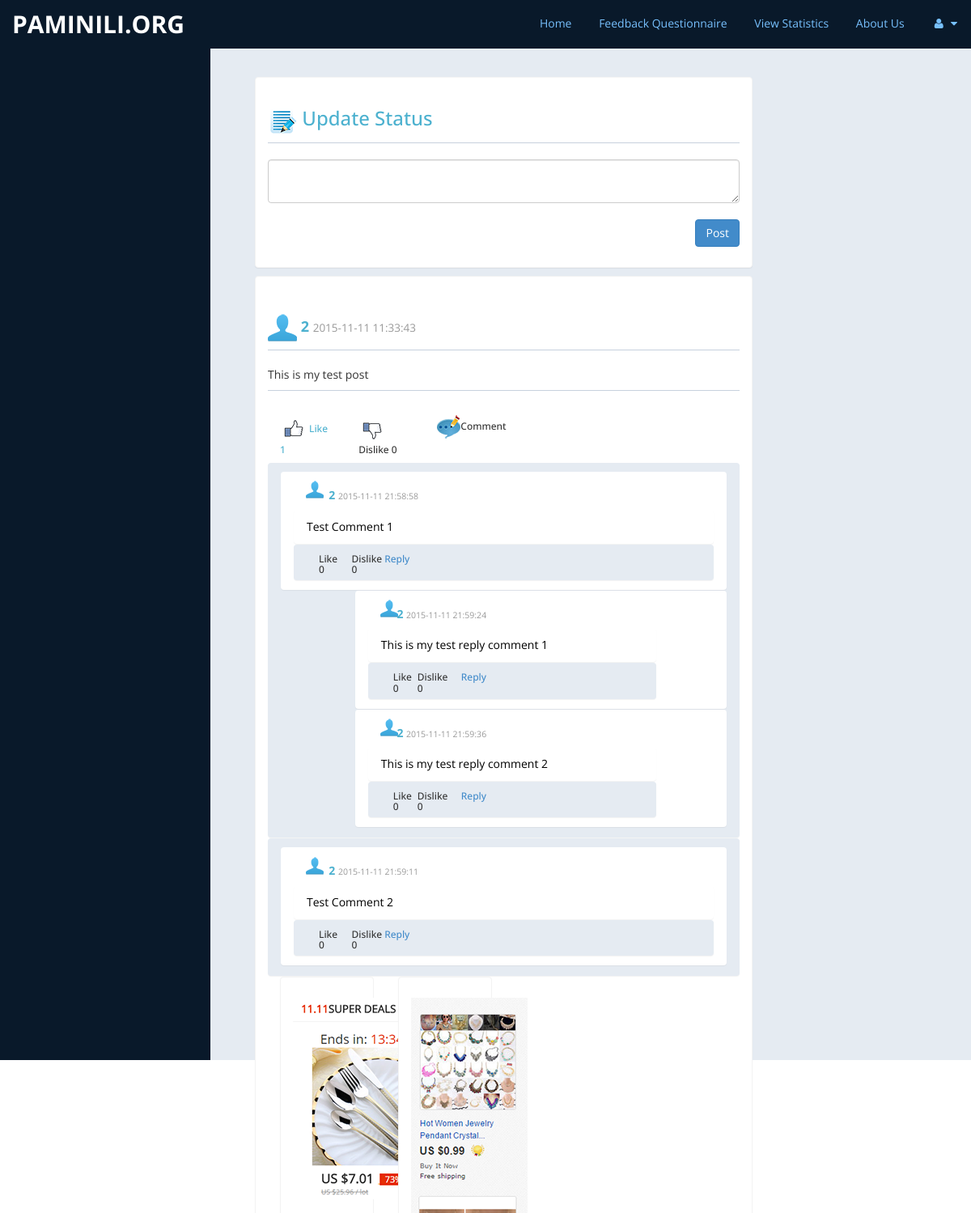
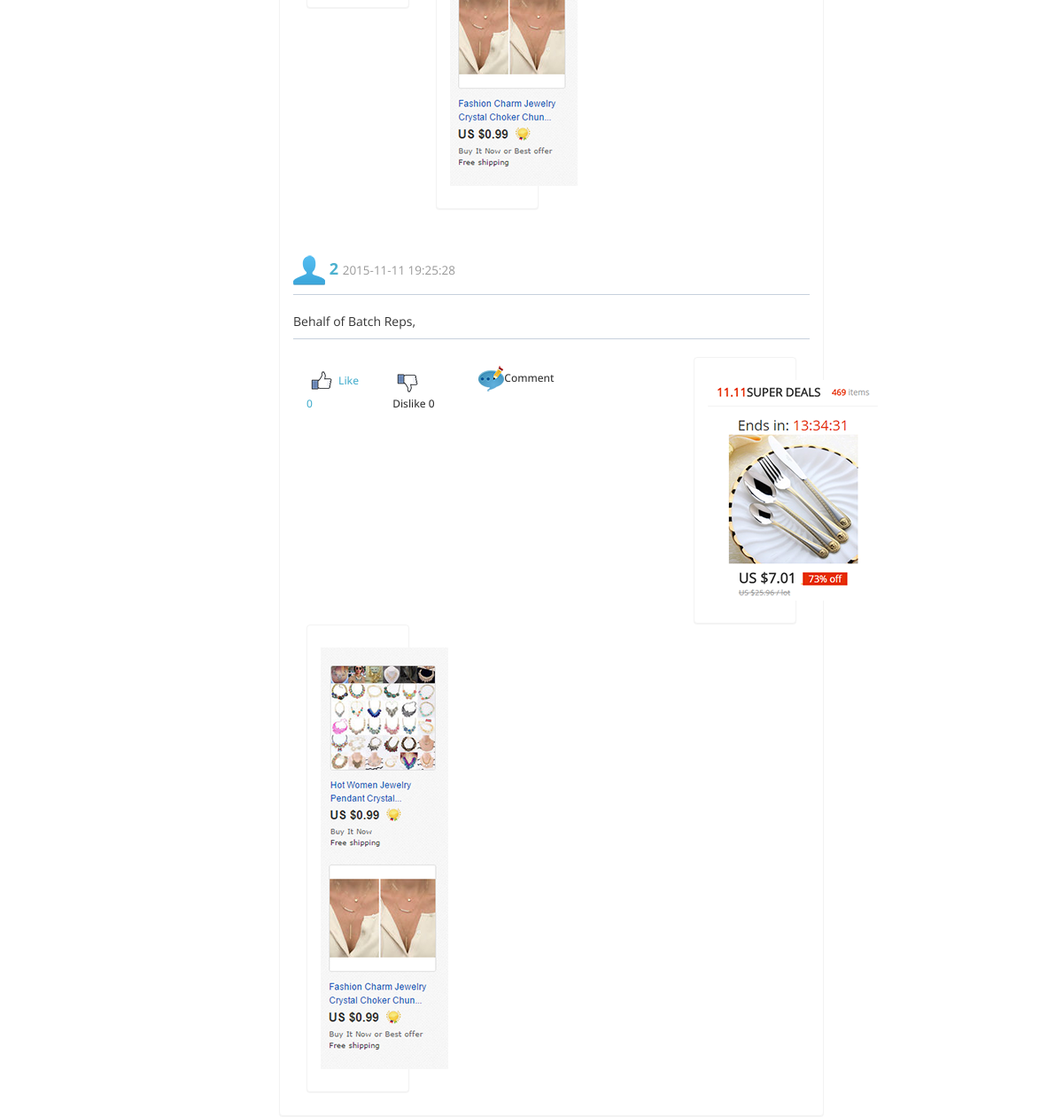
/index.php/post/get_all_posts, run on the app's committed database (2 pictures, top to bottom).
### tables this page shows
CREATE TABLE IF NOT EXISTS `post` (
  `post_id` int(11) NOT NULL AUTO_INCREMENT,
  `post` text NOT NULL,
  `vote_up` int(11) DEFAULT '0',
  `vote_down` int(11) DEFAULT '0',
  `timestamp` timestamp NOT NULL DEFAULT CURRENT_TIMESTAMP ON UPDATE CURRENT_TIMESTAMP,
  `user_id` int(11) NOT NULL,
  PRIMARY KEY (`post_id`),
  KEY `user_id` (`user_id`)
);

CREATE TABLE IF NOT EXISTS `comment` (
  `comment_id` int(10) unsigned NOT NULL AUTO_INCREMENT,
  `description` text NOT NULL,
  `vote_up` int(11) NOT NULL DEFAULT '0',
  `vote_down` int(11) NOT NULL DEFAULT '0',
  `timestamp` timestamp NOT NULL DEFAULT CURRENT_TIMESTAMP ON UPDATE CURRENT_TIMESTAMP,
  `post_id` int(11) NOT NULL,
  `user_id` int(11) NOT NULL,
  PRIMARY KEY (`comment_id`),
  KEY `post_id` (`post_id`),
  KEY `user_idFK1` (`user_id`)
);

CREATE TABLE IF NOT EXISTS `reply_comment` (
  `reply_id` int(11) NOT NULL AUTO_INCREMENT,
  `description` text NOT NULL,
  `timestamp` timestamp NOT NULL DEFAULT CURRENT_TIMESTAMP ON UPDATE CURRENT_TIMESTAMP,
  `vote_up` int(11) NOT NULL DEFAULT '0',
  `vote_down` int(11) NOT NULL DEFAULT '0',
  `user_id` int(11) NOT NULL,
  `comment_id` int(10) unsigned NOT NULL,
  PRIMARY KEY (`reply_id`),
  KEY `FK__user` (`user_id`),
  KEY `FK_reply_comment_comment` (`comment_id`)
);

### application/controllers/post.php (called while the page is built)
<?php
class Post extends CI_Controller {
    function get_all_posts() {
        $this->load->model('post_m');
        $post_m = new Post_m();
        $all_post = $post_m->get_all_posts();
        $this->load->model('comment_m');
        $comment_m = new Comment_m();
        $this->load->model('reply_m');
        $reply_m = new Reply_m();
        for( $i = 0 ; $i < count($all_post) ; $i++ ) {
            $comments = $comment_m->get_comments($all_post[$i]["post_id"]);
            for($j = 0 ; $j < count($comments) ; $j++){
                 $replies = $reply_m->get_reply($comments[$j]["comment_id"]);
                 $comments[$j]["replies"] = $replies;
            }
            $all_post[$i]["comments"] = $comments;
        }
       $data["all_posts"] = $all_post;
       $data["user_name"] = "Sachith Ushan";
       $this->load->view('post_test',$data);
    }
}

### index.php (called while the page is built, shortened)
<?php
require_once BASEPATH.'core/CodeIgniter.php';

### application/models/post_m.php (called while the page is built, shortened)
<?php
class Post_m extends MY_Model {
    function get_all_posts() {
        $this->db->select('*');
        $this->db->from('post');
        $query = $this->db->get();
        return $query->result_array();
    }
}

### application/models/comment_m.php (called while the page is built, shortened)
<?php
class Comment_m extends MY_Model {
    function  get_comments($post_id){
        $query = $this->db->get_where('comment', array('post_id' => $post_id),0, 0);
        return $query->result_array();
    }
}

### application/models/reply_m.php (called while the page is built, shortened)
<?php
class Reply_m extends MY_Model {
    function  get_reply($comment_id){
        $query = $this->db->get_where('reply_comment', array('comment_id' => $comment_id),0, 0);
        return $query->result_array();
    }
}

### application/views/post_test.php (the view, shortened to what this page needs)
<!DOCTYPE html>
<html xmlns="http://www.w3.org/1999/xhtml">
    <head>
        <link href="<?php echo base_url(); ?>assets/css/bootstrap.css" rel="stylesheet">
        <link href="<?php echo base_url(); ?>assets/css/font-awesome.css" rel="stylesheet">
        <link href="<?php echo base_url(); ?>assets/css/custom-styles.css" rel="stylesheet">
    </head>
<body>
<div id="wrapper">
    <nav class="navbar navbar-default top-navbar" role="navigation">
        <div class="navbar-header">
            <a class="navbar-brand" href="post_test.php">Paminili.org</a>
        </div>
        <ul class="nav navbar-top-links navbar-right">
            <li>
                <a href="post_test.php">
                    Home
                </a>
            </li>
            <li>
                <a href="questions.php">
                    Feedback Questionnaire
                </a>
            </li>
            <li class="dropdown">
                <a class="dropdown-toggle" data-toggle="dropdown" href="#" aria-expanded="false">
                    View Statistics
                </a>
            </li>
            <li class="dropdown">
                <a class="dropdown-toggle" data-toggle="dropdown" href="#" aria-expanded="false">
                    About Us
                </a>
            </li>
            <li class="dropdown">
                <a class="dropdown-toggle" data-toggle="dropdown" href="#" aria-expanded="false">
                    <i class="fa fa-user fa-fw"></i> <i class="fa fa-caret-down"></i>
                </a>
            </li>
        </ul>
    </nav>
    <div id="page-wrapper">
        <div id="page-inner">
            <div class="col-md-9">
                <div class="panel panel-primary no-boder bg-color-blue panel-large-margin">
                    <div class="panel-body">
                        <h3 class="page-header">
                            <img src="<?php echo base_url(); ?>assets/img/update_status_icon.png"/>
                            Update Status
                        </h3>
                        <textArea class="form-control"></textArea></br>
                        <div class="text-right">
                            <input class="btn btn-primary" type="button" value="Post"/>
                        </div>
                    </div>
                </div>
                <div class="panel panel-primary no-boder">
                    <?php for($i=0;$i<count($all_posts);$i++){ ?>
                    <div class="panel-body">
                        <h4 class="page-header bg-color-blue bold">
                            <img src="<?php echo base_url(); ?>assets/img/user_icon.png"/>
                            <?php echo $all_posts[$i]["user_id"] ?>
                            <small><?php echo $all_posts[$i]["timestamp"] ?></small>
                        </h4>
                        <div class="page-header">
                            <?php echo $all_posts[$i]["post"] ?>
                        </div>
                        <div class="text-left">
                            <div class="bg-color-blue col-md-2"><h6><img src="<?php echo base_url(); ?>assets/img/like_icon.png"/>Like
                            <?php echo $all_posts[$i]["vote_up"] ?>
                            </h6>
                            </div>
                            <div class="col-md-2"><h6><img src="<?php echo base_url(); ?>assets/img/dislike_icon.png"/>Dislike
                            <?php echo $all_posts[$i]["vote_down"] ?>
                            </h6></div>
                            <div class="col-md-5"><h6><img src="<?php echo base_url(); ?>assets/img/comment_icon.png"/>Comment</h6></div>
                        </div>
                        <?php $comments = $all_posts[$i]["comments"] ;
                               for($j=0;$j<count($comments);$j++){
                            ?>
                        <div class="col-md-12 ashbox panel">
                            <div class="col-md-12 panel">
                                <div class="col-md-1"><img src="<?php echo base_url(); ?>assets/img/comment_user_icon.png"/></div>
                                <h5 class="bg-color-blue bold"><?php echo $comments[$j]["user_id"] ?>
                                    <small><?php echo $comments[$j]["timestamp"] ?></small>
                                </h5>
                                <div class="col-md-12 font-black panel"><?php echo $comments[$j]["description"] ?></div>
                                <div class="col-md-12 text-left ashbox panel panel-small">
                                    <h6>
                                        <div class="col-md-1">Like <?php echo $comments[$j]["vote_up"] ?></div>
                                        <div class="col-md-1">Dislike <?php echo $comments[$j]["vote_down"] ?></div>
                                        <div class="col-md-1"><a data-toggle="collapse" data-parent="#accordion"
                                                                 href="#reply-box" class="">Reply</a></div>
                                    </h6>
                                </div>
                            </div>
                            <?php $replies = $comments[$j]["replies"] ;
                               for($k=0; $k<count($replies); $k++){
                            ?>
                            <div class="col-md-2">
                            </div>
                            <div class="col-md-10 panel">
                                <div class="col-md-1"><img src="<?php echo base_url(); ?>assets/img/comment_user_icon.png"/></div>
                                <h5 class="bg-color-blue bold">  <?php echo $replies[$k]["user_id"] ?>
                                    <small><?php echo $replies[$k]["timestamp"] ?></small>
                                </h5>
                                <div class="col-md-10 font-black panel"><?php echo $replies[$k]["description"] ?></div>
                                <div class="col-md-10 text-left ashbox panel panel-small">
                                    <h6>
                                        <div class="col-md-1">Like  <?php echo $replies[$k]["vote_up"] ?></div>
                                        <div class="col-md-2">Dislike <?php echo $replies[$k]["vote_down"] ?></div>
                                        <div class="col-md-1"><a data-toggle="collapse" data-parent="#accordion"
                                                                 href="#reply-box" class="">Reply</a></div>
                                    </h6>
                                </div>
                            </div>
                             <?php } ?>
                            <div class="col-md-2">
                            </div>
                        </div>
                        <?php } ?>
                        <div class="col-md-3">
                            <div class="panel panel-primary text-center no-boder bg-color-blue">
                                <div class="panel-body">
                                    <img src="<?php echo base_url(); ?>assets/img/add1.PNG"/>
                                </div>
                            </div>
                        </div>
 <div class="col-md-3">
                <div class="panel panel-primary text-center no-boder bg-color-blue">
                    <div class="panel-body">
                        <img src="<?php echo base_url(); ?>assets/img/add2.PNG"/>
                        <img src="<?php echo base_url(); ?>assets/img/add3.PNG"/>
                    </div>
                </div>
            </div>
                </div>
             <?php  } ?>
            </div>
        </div>
    </body>
</html>

### assets/css/custom-styles.css (style rules this page uses)
body { font-family: 'Open Sans', sans-serif; }
#wrapper { width: 100%; background: #09192A; }
#page-wrapper { padding: 15px 15px; min-height: 600px; background: #E5EBF2; }
#page-inner { width: 100%; margin: 10px 20px 10px 0px; background-color: #E5EBF2; padding: 10px; min-height: 1200px; }
.text-center { text-align: center; }
.no-boder { border: 1px solid #f3f3f3; }
h1, .h1, h2, .h2, h3, .h3 { margin-top: 7px; margin-bottom: -5px; }
h4 { padding-top: 10px; }
.page-header { padding-bottom: 9px; margin: 10px 0 20px; border-bottom: 1px solid #C7D1DD; }
.bg-color-blue { background-color: #fff; color: #4CB1CF }
.top-navbar { margin: 0px; }
.top-navbar .navbar-brand { color: #fff; width: 260px; text-align: left; height: 60px; font-size: 30px; font-weight: 700; text-transform: uppercase; line-height: 30px; }
.top-navbar .nav > li { position: relative; display: inline-block; }
.top-navbar .nav > li > a { position: relative; display: block; padding: 19px 15px; color: #77C0FD; }
.top-navbar { background: #09192A; border-bottom: none; }
.top-navbar .nav > li > a > i { margin-right: 2px; }
.navbar-default { border: 0px solid black; }
.navbar-header { background: #09192A; }
.nav > li > a > i { margin-right: 10px; }
@media (min-width: 768px) { #page-wrapper { margin: 0 0 0 260px; padding: 15px 30px; min-height: 1200px; } }
@media (min-width: 768px) { .navbar { border-radius: 0px; } }
.ashbox { background: #E5EBF2; }
.panel { padding-top: 10px; padding-bottom: 10px; }
.panel-large-margin { margin-bottom: 10px; }
.panel-small { padding-top: 0px; padding-bottom: 6px; }
.bold { font-weight: bold; }
.font-black { background-color: #fff; color: #000 }

### data on the page
post: user "2", timestamp "2015-11-11 11:33:43", post "This is my test post", vote_up "1", vote_down "0"
comment: user "2", timestamp "2015-11-11 21:58:58", description "Test Comment 1", vote_up "0", vote_down "0"
reply_comment: user "2", timestamp "2015-11-11 21:59:24", description "This is my test reply comment 1", vote_up "0", vote_down "0"
reply_comment: user "2", timestamp "2015-11-11 21:59:36", description "This is my test reply comment 2", vote_up "0", vote_down "0"
comment: user "2", timestamp "2015-11-11 21:59:11", description "Test Comment 2", vote_up "0", vote_down "0"
post: user "2", timestamp "2015-11-11 19:25:28", post "Behalf of Batch Reps,", vote_up "0", vote_down "0"
